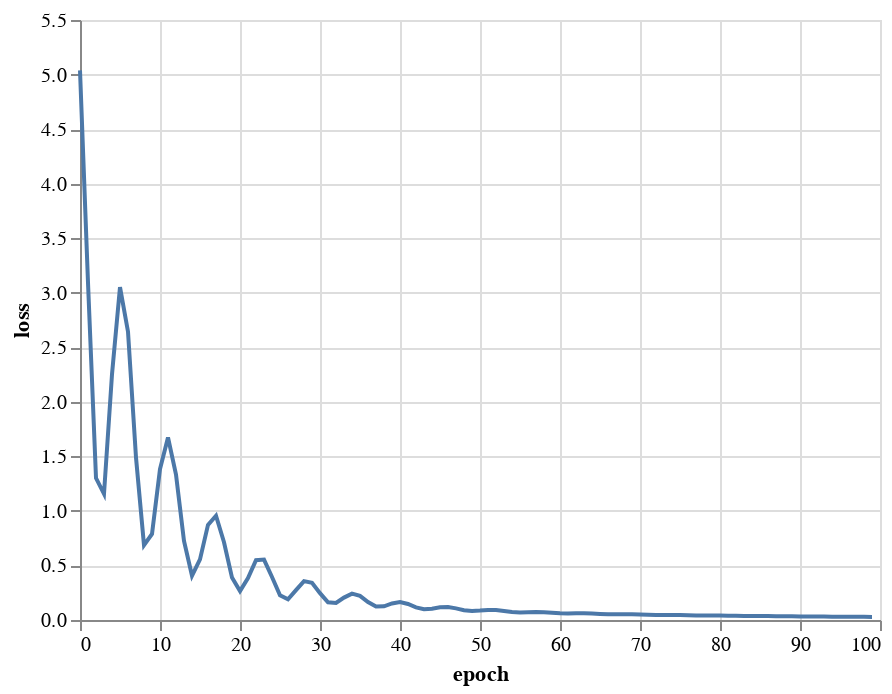

Notebook source saved alongside this figure:
### Code cell
losses = pd.DataFrame({"epoch": range(len(loss_over_time)), "loss": loss_over_time})
alt.Chart(losses).mark_line().encode(
    x="epoch",
    y="loss",
)

### Figure 1 — Vega-Lite specification as saved in the notebook (floating-point values rounded to 4 significant figures)
{"config": {"view": {"continuousWidth": 400, "continuousHeight": 300}}, "data": {"name": "data-7995ad1f5f474f655de6c42941caf710"}, "mark": "line", "encoding": {"x": {"field": "epoch", "type": "quantitative"}, "y": {"field": "loss", "type": "quantitative"}}, "$schema": "https://vega.github.io/schema/vega-lite/v4.17.0.json", "datasets": {"data-7995ad1f5f474f655de6c42941caf710": [{"epoch": 0, "loss": 5.038}, {"epoch": 1, "loss": 3.092}, {"epoch": 2, "loss": 1.301}, {"epoch": 3, "loss": 1.156}, {"epoch": 4, "loss": 2.251}, {"epoch": 5, "loss": 3.052}, {"epoch": 6, "loss": 2.643}, {"epoch": 7, "loss": 1.489}, {"epoch": 8, "loss": 0.6859}, {"epoch": 9, "loss": 0.7885}, {"epoch": 10, "loss": 1.383}, {"epoch": 11, "loss": 1.674}, {"epoch": 12, "loss": 1.333}, {"epoch": 13, "loss": 0.7247}, {"epoch": 14, "loss": 0.4061}, {"epoch": 15, "loss": 0.5559}, {"epoch": 16, "loss": 0.8722}, {"epoch": 17, "loss": 0.9552}, {"epoch": 18, "loss": 0.7126}, {"epoch": 19, "loss": 0.3885}, {"epoch": 20, "loss": 0.2655}, {"epoch": 21, "loss": 0.3853}, {"epoch": 22, "loss": 0.5486}, {"epoch": 23, "loss": 0.5541}, {"epoch": 24, "loss": 0.3941}, {"epoch": 25, "loss": 0.2262}, {"epoch": 26, "loss": 0.1896}, {"epoch": 27, "loss": 0.2738}, {"epoch": 28, "loss": 0.3566}, {"epoch": 29, "loss": 0.3418}, {"epoch": 30, "loss": 0.2465}, {"epoch": 31, "loss": 0.1629}, {"epoch": 32, "loss": 0.1558}, {"epoch": 33, "loss": 0.2055}, {"epoch": 34, "loss": 0.2418}, {"epoch": 35, "loss": 0.2214}, {"epoch": 36, "loss": 0.1647}, {"epoch": 37, "loss": 0.1238}, {"epoch": 38, "loss": 0.1257}, {"epoch": 39, "loss": 0.1517}, {"epoch": 40, "loss": 0.1643}, {"epoch": 41, "loss": 0.1471}, {"epoch": 42, "loss": 0.1162}, {"epoch": 43, "loss": 0.09834}, {"epoch": 44, "loss": 0.1029}, {"epoch": 45, "loss": 0.1162}, {"epoch": 46, "loss": 0.1191}, {"epoch": 47, "loss": 0.1066}, {"epoch": 48, "loss": 0.08999}, {"epoch": 49, "loss": 0.08273}, {"epoch": 50, "loss": 0.08662}, {"epoch": 51, "loss": 0.09257}, {"epoch": 52, "loss": 0.09118}, {"epoch": 53, "loss": 0.0821}, {"epoch": 54, "loss": 0.07276}, {"epoch": 55, "loss": 0.06965}, {"epoch": 56, "loss": 0.07212}, {"epoch": 57, "loss": 0.07435}, {"epoch": 58, "loss": 0.07195}, {"epoch": 59, "loss": 0.066}, {"epoch": 60, "loss": 0.06099}, {"epoch": 61, "loss": 0.05981}, {"epoch": 62, "loss": 0.06119}, {"epoch": 63, "loss": 0.06171}, {"epoch": 64, "loss": 0.05949}, {"epoch": 65, "loss": 0.05572}, {"epoch": 66, "loss": 0.05292}, {"epoch": 67, "loss": 0.05224}, {"epoch": 68, "loss": 0.0526}, {"epoch": 69, "loss": 0.05217}, {"epoch": 70, "loss": 0.0503}, {"epoch": 71, "loss": 0.04792}, {"epoch": 72, "loss": 0.04633}, {"epoch": 73, "loss": 0.04584}, {"epoch": 74, "loss": 0.04567}, {"epoch": 75, "loss": 0.04491}, {"epoch": 76, "loss": 0.04346}, {"epoch": 77, "loss": 0.04195}, {"epoch": 78, "loss": 0.04098}, {"epoch": 79, "loss": 0.04055}, {"epoch": 80, "loss": 0.04013}, {"epoch": 81, "loss": 0.03934}, {"epoch": 82, "loss": 0.03825}, {"epoch": 83, "loss": 0.03727}, {"epoch": 84, "loss": 0.03663}, {"epoch": 85, "loss": 0.03621}, {"epoch": 86, "loss": 0.03571}, {"epoch": 87, "loss": 0.03499}, {"epoch": 88, "loss": 0.03416}, {"epoch": 89, "loss": 0.03344}, {"epoch": 90, "loss": 0.03293}, {"epoch": 91, "loss": 0.03251}, {"epoch": 92, "loss": 0.03201}, {"epoch": 93, "loss": 0.0314}, {"epoch": 94, "loss": 0.03077}, {"epoch": 95, "loss": 0.03023}, {"epoch": 96, "loss": 0.0298}, {"epoch": 97, "loss": 0.0294}, {"epoch": 98, "loss": 0.02894}, {"epoch": 99, "loss": 0.02842}]}}
